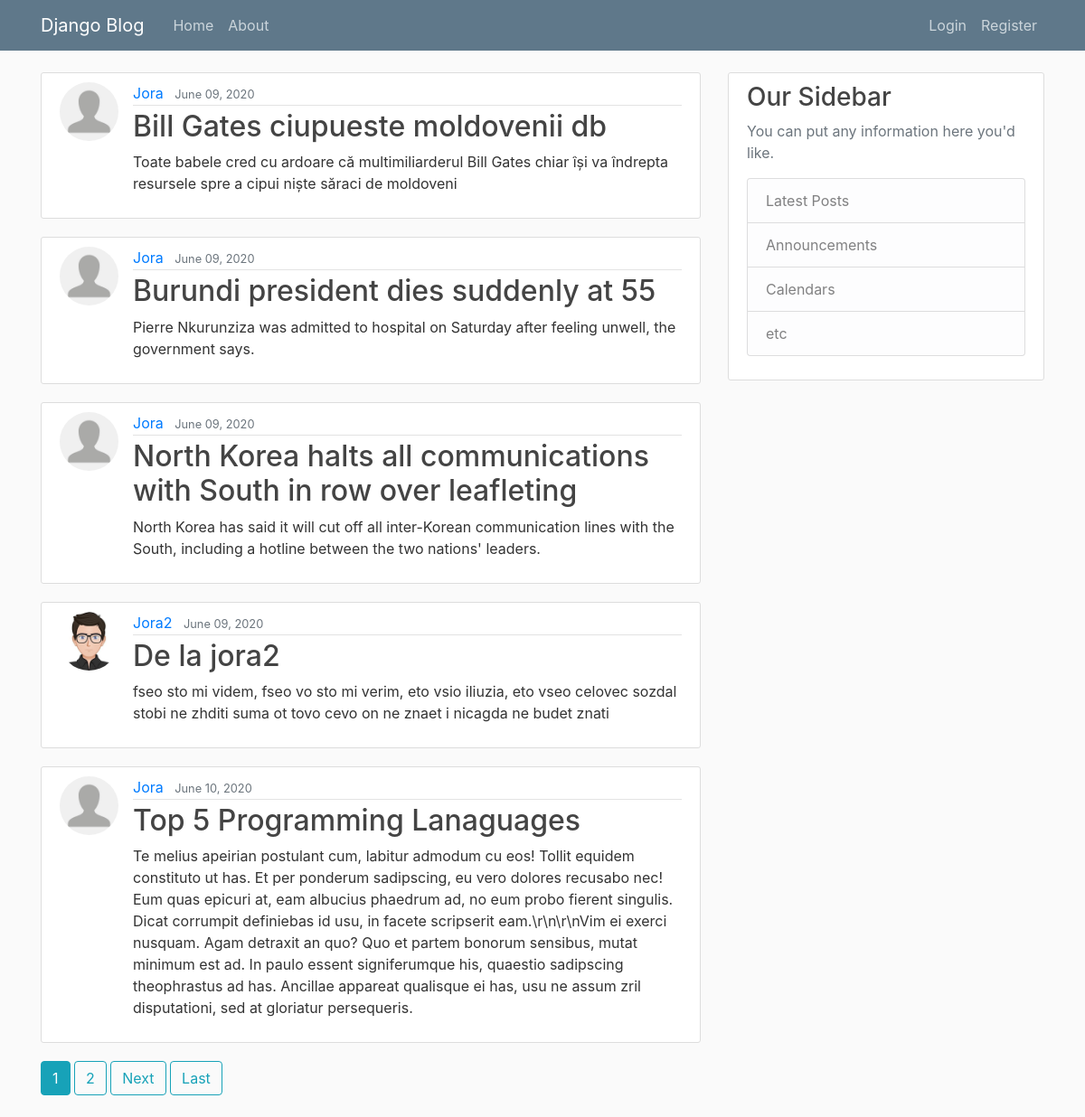
The page / on the database its author committed.
### blog/models.py (models this page shows, shortened)
class Post(models.Model):
  title = models.CharField(max_length=100)
  content = models.TextField()
  date_posted = models.DateTimeField(default=timezone.now)
  author = models.ForeignKey(User, on_delete=models.CASCADE)

### users/models.py (models this page shows, shortened)
class Profile(models.Model):
  user = models.OneToOneField(User, on_delete=models.CASCADE)
  image = models.ImageField(default='default.jpg', upload_to='profile_pics')

### blog/views.py (the view)
# urls.py: path('', PostListView.as_view(), name='blog-home'),
class PostListView(ListView):
  model = Post
  template_name = 'blog/home.html'
  context_object_name = 'posts'
  paginate_by = 5

### blog/templates/blog/home.html (shortened to what this page needs)
{% extends 'blog/base.html' %}
{% block content %}
  {% for post in posts %}
  <article class="media content-section">
    <img class="rounded-circle article-img" src="{{ post.author.profile.image.url }}" alt="">
    <div class="media-body">
      <div class="article-metadata">
        <a class="mr-2" href="{% url 'user-posts' post.author.username %}">{{ post.author }}</a>
        <small class="text-muted">{{ post.date_posted|date:"F d, Y" }}</small>
      </div>
      <h2><a class="article-title" href="{% url 'post-detail' post.id %}">{{ post.title }}</a></h2>
      <p class="article-content">{{ post.content }}</p>
    </div>
  </article>
  {% endfor %}
  {% if is_paginated %}
    {% for num in page_obj.paginator.page_range %}
      {% if page_obj.number == num %}
        <a class="btn btn-info mb-4" href="?page={{ num }}">{{ num }}</a>
      {% elif num > page_obj.number|add:'-3' and  num < page_obj.number|add:'3'%}
        <a class="btn btn-outline-info mb-4" href="?page={{ num }}">{{ num }}</a>
      {% endif %}
    {% endfor %}
    {% if page_obj.has_next %}
      <a class="btn btn-outline-info mb-4" href="?page={{ page_obj.next_page_number }}">Next</a>
      <a class="btn btn-outline-info mb-4" href="?page={{ page_obj.paginator.num_pages }}">Last</a>
    {% endif %}
  {% endif %}
{% endblock content %}

### blog/templates/blog/base.html (shortened to what this page needs)
{% load static %}
<!DOCTYPE html>
<html lang="en">
<head>
<head>
  <link rel="stylesheet" href="https://stackpath.bootstrapcdn.com/bootstrap/4.5.0/css/bootstrap.min.css">
  <link rel="stylesheet" href="{% static 'blog/css/main.css' %}">
</head>
<body>
  <header class="site-header">
    <nav class="navbar navbar-expand-md navbar-dark bg-steel fixed-top">
      <div class="container">
        <a class="navbar-brand mr-4" href="{% url 'blog-home' %}">Django Blog</a>
        <div class="collapse navbar-collapse" id="navbarToggle">
          <div class="navbar-nav mr-auto">
            <a class="nav-item nav-link" href="{% url 'blog-home' %}">Home</a>
            <a class="nav-item nav-link" href="{% url 'blog-about' %}">About</a>
          </div>
          <div class="navbar-nav">
            {% if user.is_authenticated %}
            <a class="nav-item nav-link" href="{% url 'post-create' %}">New post</a>
              <a class="nav-item nav-link" href="{% url 'logout' %}">Logout</a>
              <a class="nav-item nav-link" href="{% url 'profile' %}">Profile</a>
            {% else %}
              <a class="nav-item nav-link" href="{% url 'login' %}">Login</a>
              <a class="nav-item nav-link" href="{% url 'register' %}">Register</a>
            {% endif %}
          </div>
        </div>
      </div>
    </nav>
  </header>
  <main role="main" class="container">
    <div class="row">
      <div class="col-md-8">
        {% block content %}{% endblock %}
      </div>
      <div class="col-md-4">
        <div class="content-section">
          <h3>Our Sidebar</h3>
          <p class='text-muted'>You can put any information here you'd like.
            <ul class="list-group">
              <li class="list-group-item list-group-item-light">Latest Posts</li>
              <li class="list-group-item list-group-item-light">Announcements</li>
              <li class="list-group-item list-group-item-light">Calendars</li>
              <li class="list-group-item list-group-item-light">etc</li>
            </ul>
          </p>
        </div>
      </div>
    </div>
  </main>
</body>
</html>

### blog/static/blog/css/main.css (style rules this page uses)
body { background: #fafafa; color: #333333; margin-top: 5rem; }
h1, h2, h3, h4, h5, h6 { color: #444444; }
ul { margin: 0; }
.bg-steel { background-color: #5f788a; }
.site-header .navbar-nav .nav-link { color: #cbd5db; }
.content-section { background: #ffffff; padding: 10px 20px; border: 1px solid #dddddd; border-radius: 3px; margin-bottom: 20px; }
.article-title { color: #444444; }
.article-content { white-space: pre-line; }
.article-img { height: 65px; width: 65px; margin-right: 16px; }
.article-metadata { padding-bottom: 1px; margin-bottom: 4px; border-bottom: 1px solid #e3e3e3 }

### rows shown on the page
Post: author.profile.image (placeholder picture), author "Jora", date_posted "June 09, 2020", title "Bill Gates ciupueste moldovenii db", content "Toate babele cred cu ardoare că multimiliarderul Bill Gates chiar își va îndrepta resursele spre a cipui niște săraci de moldoveni"
Post: author.profile.image (placeholder picture), author "Jora", date_posted "June 09, 2020", title "Burundi president dies suddenly at 55", content "Pierre Nkurunziza was admitted to hospital on Saturday after feeling unwell, the government says."
Post: author.profile.image (placeholder picture), author "Jora", date_posted "June 09, 2020", title "North Korea halts all communications with South in row over leafleting", content "North Korea has said it will cut off all inter-Korean communication lines with the South, including a hotline between the two nations' leaders."
Post: author.profile.image (picture), author "Jora2", date_posted "June 09, 2020", title "De la jora2", content "fseo sto mi videm, fseo vo sto mi verim, eto vsio iliuzia, eto vseo celovec sozdal stobi ne zhditi suma ot tovo cevo on ne znaet i nicagda ne budet znati"
Post: author.profile.image (placeholder picture), author "Jora", date_posted "June 10, 2020", title "Top 5 Programming Lanaguages", content "Te melius apeirian postulant cum, labitur admodum cu eos! Tollit equidem constituto ut has. Et per ponderum sadipscing, eu vero dolores recusabo nec! Eum quas epicuri at, eam albucius phaedrum ad, no eum probo fierent singulis. Dicat corrumpit definiebas id usu, in facete scripserit eam.\\r\\n\\r\\nVim ei exerci nusquam. Agam detraxit an quo? Quo et partem bonorum sensibus, mutat minimum est ad. In paulo essent signiferumque his, quaestio sadipscing theophrastus ad has. Ancillae appareat qualisque ei has, usu ne assum zril disputationi, sed at gloriatur persequeris."

### other values the page prints
{{ num }} "1"
{{ num }} "2"
